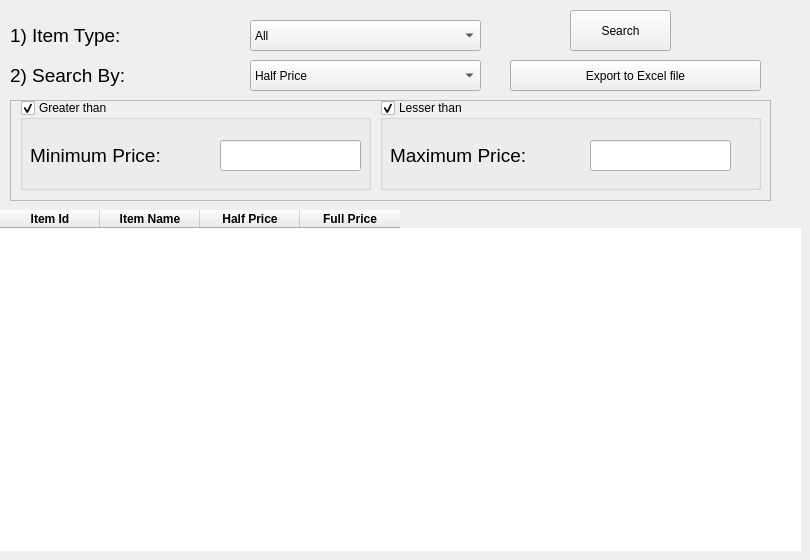
      <widget class="QWidget" name="tab_18">
       <attribute name="title">
        <string>Menu</string>
       </attribute>
       <widget class="QLabel" name="label_65">
        <property name="geometry">
         <rect>
          <x>10</x>
          <y>10</y>
          <width>131</width>
          <height>51</height>
         </rect>
        </property>
        <property name="font">
         <font>
          <family>Segoe UI</family>
          <pointsize>14</pointsize>
         </font>
        </property>
        <property name="text">
         <string>1) Item Type:</string>
        </property>
       </widget>
       <widget class="QComboBox" name="comboBox_7">
        <property name="geometry">
         <rect>
          <x>250</x>
          <y>20</y>
          <width>231</width>
          <height>31</height>
         </rect>
        </property>
        <item>
         <property name="text">
          <string>All</string>
         </property>
        </item>
        <item>
         <property name="text">
          <string>Starters</string>
         </property>
        </item>
        <item>
         <property name="text">
          <string>Main Course</string>
         </property>
        </item>
        <item>
         <property name="text">
          <string>Desserts</string>
         </property>
        </item>
        <item>
         <property name="text">
          <string>Drinks</string>
         </property>
        </item>
       </widget>
       <widget class="QLabel" name="label_66">
        <property name="geometry">
         <rect>
          <x>10</x>
          <y>50</y>
          <width>131</width>
          <height>51</height>
         </rect>
        </property>
        <property name="font">
         <font>
          <family>Segoe UI</family>
          <pointsize>14</pointsize>
         </font>
        </property>
        <property name="text">
         <string>2) Search By:</string>
        </property>
       </widget>
       <widget class="QComboBox" name="comboBox_8">
        <property name="geometry">
         <rect>
          <x>250</x>
          <y>60</y>
          <width>231</width>
          <height>31</height>
         </rect>
        </property>
        <property name="currentIndex">
         <number>1</number>
        </property>
        <item>
         <property name="text">
          <string>None</string>
         </property>
        </item>
        <item>
         <property name="text">
          <string>Half Price</string>
         </property>
        </item>
        <item>
         <property name="text">
          <string>Full Price</string>
         </property>
        </item>
       </widget>
       <widget class="QFrame" name="frame_6">
        <property name="geometry">
         <rect>
          <x>10</x>
          <y>100</y>
          <width>761</width>
          <height>101</height>
         </rect>
        </property>
        <property name="autoFillBackground">
         <bool>true</bool>
        </property>
        <property name="frameShape">
         <enum>QFrame::StyledPanel</enum>
        </property>
        <property name="frameShadow">
         <enum>QFrame::Raised</enum>
        </property>
        <widget class="QGroupBox" name="groupBox_19">
         <property name="geometry">
          <rect>
           <x>370</x>
           <y>0</y>
           <width>381</width>
           <height>90</height>
          </rect>
         </property>
         <property name="sizePolicy">
          <sizepolicy hsizetype="Minimum" vsizetype="Minimum">
           <horstretch>0</horstretch>
           <verstretch>0</verstretch>
          </sizepolicy>
         </property>
         <property name="minimumSize">
          <size>
           <width>0</width>
           <height>0</height>
          </size>
         </property>
         <property name="cursor">
          <cursorShape>ArrowCursor</cursorShape>
         </property>
         <property name="title">
          <string>Lesser than</string>
         </property>
         <property name="checkable">
          <bool>true</bool>
         </property>
         <property name="checked">
          <bool>true</bool>
         </property>
         <widget class="QLabel" name="label_67">
          <property name="geometry">
           <rect>
            <x>10</x>
            <y>30</y>
            <width>191</width>
            <height>51</height>
           </rect>
          </property>
          <property name="font">
           <font>
            <family>Segoe UI</family>
            <pointsize>14</pointsize>
           </font>
          </property>
          <property name="text">
           <string>Maximum Price:</string>
          </property>
         </widget>
         <widget class="QLineEdit" name="lineEdit_24">
          <property name="geometry">
           <rect>
            <x>210</x>
            <y>40</y>
            <width>141</width>
            <height>31</height>
           </rect>
          </property>
          <property name="text">
           <string/>
          </property>
         </widget>
        </widget>
        <widget class="QGroupBox" name="groupBox_20">
         <property name="geometry">
          <rect>
           <x>10</x>
           <y>0</y>
           <width>351</width>
           <height>90</height>
          </rect>
         </property>
         <property name="sizePolicy">
          <sizepolicy hsizetype="Minimum" vsizetype="Minimum">
           <horstretch>0</horstretch>
           <verstretch>0</verstretch>
          </sizepolicy>
         </property>
         <property name="minimumSize">
          <size>
           <width>0</width>
           <height>0</height>
          </size>
         </property>
         <property name="cursor">
          <cursorShape>ArrowCursor</cursorShape>
         </property>
         <property name="title">
          <string>Greater than</string>
         </property>
         <property name="checkable">
          <bool>true</bool>
         </property>
         <property name="checked">
          <bool>true</bool>
         </property>
         <widget class="QLabel" name="label_68">
          <property name="geometry">
           <rect>
            <x>10</x>
            <y>30</y>
            <width>191</width>
            <height>51</height>
           </rect>
          </property>
          <property name="font">
           <font>
            <family>Segoe UI</family>
            <pointsize>14</pointsize>
           </font>
          </property>
          <property name="text">
           <string>Minimum Price:</string>
          </property>
         </widget>
         <widget class="QLineEdit" name="lineEdit_25">
          <property name="geometry">
           <rect>
            <x>200</x>
            <y>40</y>
            <width>141</width>
            <height>31</height>
           </rect>
          </property>
          <property name="text">
           <string/>
          </property>
         </widget>
        </widget>
       </widget>
       <widget class="QPushButton" name="pushButton_45">
        <property name="geometry">
         <rect>
          <x>570</x>
          <y>10</y>
          <width>101</width>
          <height>41</height>
         </rect>
        </property>
        <property name="cursor">
         <cursorShape>PointingHandCursor</cursorShape>
        </property>
        <property name="text">
         <string>Search</string>
        </property>
        <property name="icon">
         <iconset>
          <normaloff>Assets/search.png</normaloff>Assets/search.png</iconset>
        </property>
       </widget>
       <widget class="QPushButton" name="pushButton_30">
        <property name="geometry">
         <rect>
          <x>510</x>
          <y>60</y>
          <width>251</width>
          <height>31</height>
         </rect>
        </property>
        <property name="text">
         <string>Export to Excel file</string>
        </property>
        <property name="icon">
         <iconset>
          <normaloff>Assets/export.png</normaloff>Assets/export.png</iconset>
        </property>
        <property name="iconSize">
         <size>
          <width>40</width>
          <height>40</height>
         </size>
        </property>
       </widget>
       <widget class="QTableWidget" name="tableWidget_10">
        <property name="geometry">
         <rect>
          <x>0</x>
          <y>210</y>
          <width>801</width>
          <height>341</height>
         </rect>
        </property>
        <property name="autoFillBackground">
         <bool>false</bool>
        </property>
        <property name="frameShape">
         <enum>QFrame::NoFrame</enum>
        </property>
        <property name="editTriggers">
         <set>QAbstractItemView::NoEditTriggers</set>
        </property>
        <column>
         <property name="text">
          <string>Item Id</string>
         </property>
         <property name="font">
          <font>
           <weight>75</weight>
           <bold>true</bold>
          </font>
         </property>
         <property name="textAlignment">
          <set>AlignCenter</set>
         </property>
        </column>
        <column>
         <property name="text">
          <string>Item Name</string>
         </property>
         <property name="font">
          <font>
           <weight>75</weight>
           <bold>true</bold>
          </font>
         </property>
         <property name="textAlignment">
          <set>AlignCenter</set>
         </property>
        </column>
        <column>
         <property name="text">
          <string>Half Price</string>
         </property>
         <property name="font">
          <font>
           <weight>75</weight>
           <bold>true</bold>
          </font>
         </property>
         <property name="textAlignment">
          <set>AlignCenter</set>
         </property>
        </column>
        <column>
         <property name="text">
          <string>Full Price</string>
         </property>
         <property name="font">
          <font>
           <weight>75</weight>
           <bold>true</bold>
          </font>
         </property>
         <property name="textAlignment">
          <set>AlignCenter</set>
         </property>
        </column>
       </widget>
      </widget>
